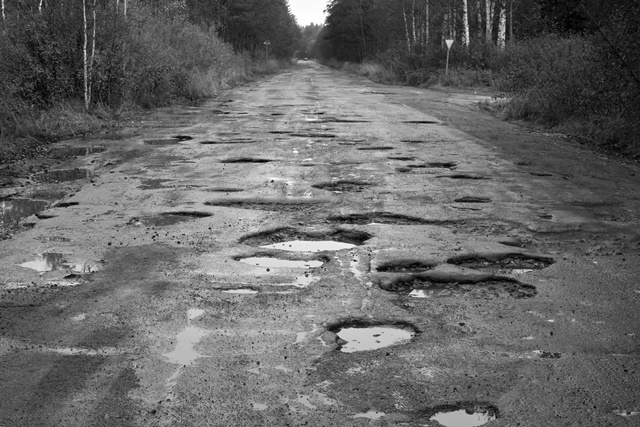
#> input picture data/road_gray.jpg, 640 x 427 px, found by its file name
$ python preprocess.py
#> lines starting #> are read from the running program, lines starting #| are printed output that depends on the picture
import cv2
import os

# Input and output paths
input_image_path = "data/road_gray.jpg"
output_folder = "data/processed_images"
output_image_path = os.path.join(output_folder, "road_final.jpg")

# Read grayscale image
image = cv2.imread(input_image_path, cv2.IMREAD_GRAYSCALE)
#> image is the input picture: shape (427, 640); min 0, max 255, mean 102.8

if image is None:
    print("Error: Image not found!")
    exit()

# Resize image
resized = cv2.resize(image, (640, 480))
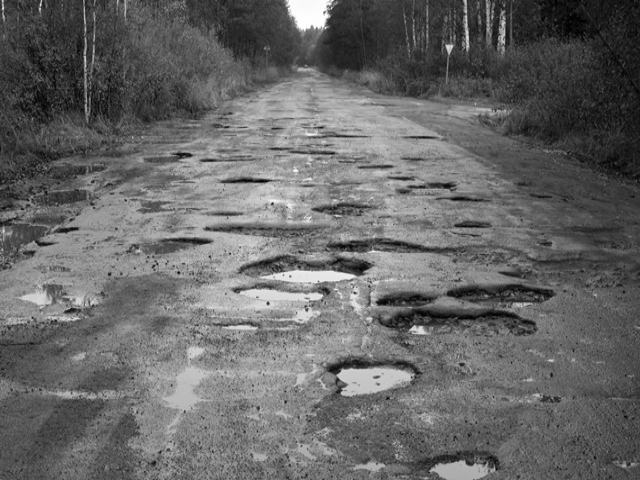
#> resized: shape (480, 640); min 0, max 255, mean 102.7

# Remove noise using Gaussian Blur
denoised = cv2.GaussianBlur(resized, (5, 5), 0)

# Save processed image
cv2.imwrite(output_image_path, denoised)

print("Advanced preprocessing completed successfully")
